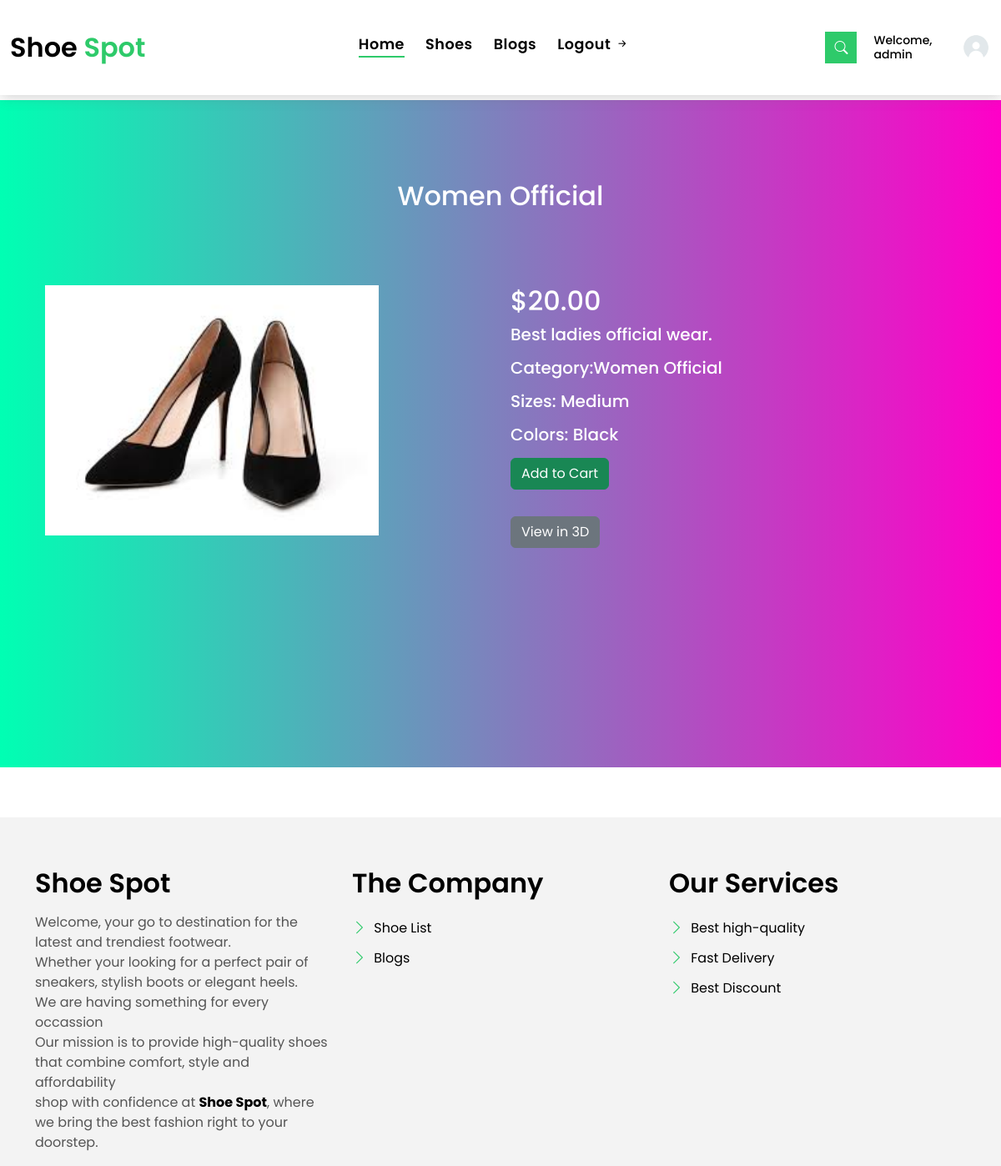
The app's page /shoe/women-official/ (signed in) with its own data.
### accounts/models.py (models this page shows, shortened)
class User(AbstractUser):
    email = models.EmailField(unique=True)
    phone_number = models.CharField(max_length=15,null=True,blank=True)
    REQUIRED_FIELDS = ["email", "phone_number"]
    class Meta:
        db_table = "accounts"

### products/models.py (models this page shows, shortened)
class AbstractBaseModel(models.Model):
    created_at = models.DateTimeField(auto_now_add=True)
    updated_at = models.DateTimeField(auto_now=True)
    class Meta:
        abstract = True

class Shoe(AbstractBaseModel):
    name = models.CharField(max_length=50)
    slug = models.SlugField(max_length=50, editable=False, unique=True, blank=True)
    description = models.TextField()
    price = models.DecimalField(max_digits=10, decimal_places=2)
    category = models.ForeignKey(ShoeCategory, on_delete=models.CASCADE, related_name="shoes")
    is_featured = models.BooleanField(default=False)

class ShoeImage(AbstractBaseModel):
    class AngleChoices(models.TextChoices):
        FRONT = "front", "Front"
        BACK = "back", "Back"
        DETAIL = "detail", "Deatil"
        UNSPECIFIED = "unspecified", "Unspecified"
    shoe_attribute = models.ForeignKey(ShoeAttribute, on_delete=models.CASCADE, related_name="images")
    image = models.ImageField(upload_to="shoe_images/")
    is_primary = models.BooleanField(default=False)
    angle = models.CharField(max_length =50, choices=AngleChoices.choices, default=AngleChoices.UNSPECIFIED)
    class Meta:
        ordering = ["angle"]

class ShoeCategory(AbstractBaseModel):
    name = models.CharField(max_length=50)
    slug = models.SlugField(max_length=50, editable=False, unique=True, blank=True)
    class Meta:
        verbose_name_plural = "Shoe Categories"

class ShoeSize(AbstractBaseModel):
    name = models.CharField(max_length=50)
    slug = models.SlugField(max_length=50, editable=False, unique=True, blank=True)
    class Meta:
        verbose_name_plural = "Shoe Sizes"

class ShoeAttribute(AbstractBaseModel):
    id = models.UUIDField(primary_key=True, default=uuid.uuid4, editable=False)
    size = models.ManyToManyField(ShoeSize, blank=True, related_name="sizes")
    color = models.ForeignKey(ShoeColor, on_delete=models.CASCADE, null=True, blank=True, related_name="color")
    shoe = models.ForeignKey(Shoe, on_delete=models.CASCADE, related_name="attributes")
    stock = models.IntegerField(validators=[MinValueValidator(0)])
    class Meta:
        constraints = [models.UniqueConstraint(fields=["shoe", "color"], name="unique_shoe_attribute")]

class ShoeColor(AbstractBaseModel):
    name = models.CharField(max_length=50)
    slug = models.SlugField(max_length=50, editable=False, unique=True, blank=True)
    class Meta:
        verbose_name_plural = "Shoe Colors"

### products/views.py (the view)
# urls.py: path('shoe/<slug:slug>/', shoe_detail_view, name='shoe-detail'),
@login_required(login_url="login-view")
def shoe_detail_view(request, slug):
    shoe = get_object_or_404(Shoe, slug=slug)
    shoe_attributes = ShoeAttribute.objects.filter(shoe=shoe)
    primary_image = ShoeImage.objects.filter(shoe_attribute__shoe=shoe, is_primary=True).first()
    context = {
        'shoe': shoe,
        'shoe_attributes': shoe_attributes,
        'primary_image': primary_image,
    }
    return render(request, 'products/shoe-detail.html', context)

### templates/products/shoe-detail.html (shortened to what this page needs)
{% extends "main.html" %}
{% load static %}
{% block content%}
<br><br><br><br><br>
<div class="carousel-item-b swiper-slide" style="background-image: linear-gradient(to left, rgba(255,0,200), rgb(0, 255, 179));">
    <div class="card-box-a card-">
          <div class="card-header-a">
            <h2 class="card-title-a">
              <div class="container mt-5">
                <div class="row">
                    <section class="property-grid grid">
                        <div class="container mt-5">
                            <h1 class="text-center  text-white card-title-a" id="container">{{ shoe.name }}</h1><br><br>
                            <div class="row">
                                <div class="col-md-6">
                                    {% if primary_image %}
                                        <img style="width: 400px; height: 300px; margin-left: 0px;" src="{{ primary_image.image.url }}" class="img-fluid" alt="{{ shoe.name }}">
                                    {% else %}
                                        <img style="width: 500px; height: 400px; margin-left:0px;" src="{% static 'images/download.jpg' %}" class="img-fluid" alt="{{ shoe.name }}">
                                    {% endif %}
                                    <br><br>
                                </div>
                                <div class="col-md-6 .card-title-a">
                                    <h2 class="text-white">${{ shoe.price }}</h2>
                                    <p style="font-size:20px">{{ shoe.description }}</p>
                                    <p style="font-size:20px">Category:{{ shoe.category.name }}</p>
                                    <p style="font-size:20px">Sizes:
                                        {% for attr in shoe_attributes %}
                                            {% for size in attr.size.all %}
                                                {{ size.name }}{% if not forloop.parentloop.last or not forloop.last %}, {% endif %}
                                            {% endfor %}
                                        {% endfor %}
                                    </p>
                                    <p style="font-size:20px">Colors:
                       {% for attr in shoe_attributes %}
                                            {{ attr.color.name }}{% if not forloop.last %}, {% endif %} </p>
                                            <form action="{% url 'cart:add-to-cart-view' attr.id%}" method="post">
                                                <input type="submit" class="btn btn-success" value="Add to Cart">
                                            </form>
                                        {% endfor %}             {% comment "" %}<a style="margin-left: 70px;" href="{% url 'cart:add-to-cart' item.shoe_attribute.id %}"class="btn btn-primary">Add to Cart</a>{% endcomment %}
                                    <a href="{% url 'products:shoe-3d-view' shoe.slug %}" class="btn btn-secondary">View in 3D</a><br><br><br>
                                </div>
                            </div>
                        </div>
                </div>
            </div>
          </div>
        </div>
      </div>
</html>
{% endblock %}

### templates/main.html (shortened to what this page needs)
{% load static %}
<!DOCTYPE html>
<html lang="en">
<head>
  <link href="{% static 'assets/vendor/animate.css/animate.min.css' %}" rel="stylesheet">
  <link href="{% static 'assets/vendor/bootstrap/css/bootstrap.min.css' %}" rel="stylesheet">
  <link href="{% static 'assets/vendor/bootstrap-icons/bootstrap-icons.css' %}" rel="stylesheet">
  <link href="{% static 'assets/vendor/swiper/swiper-bundle.min.css' %}" rel="stylesheet">
  <link href="{% static 'assets/css/style.css' %}" rel="stylesheet">
</head>
<body>
    <nav class="navbar navbar-default navbar-trans navbar-expand-lg fixed-top">
      <div class="container">
        <a class="navbar-brand text-brand" href="{% url 'home-view' %}">Shoe<span class="color-b"> Spot</span></a>
        <div class="navbar-collapse collapse justify-content-center" id="navbarDefault">
          <ul class="navbar-nav">
            <li class="nav-item">
              <a class="nav-link active" href="{% url 'home-view' %}">Home</a>
            </li>
            <li class="nav-item">
              <a class="nav-link " href="{% url 'products:shoe-list' %}">Shoes</a>
            </li>
            <li class="nav-item">
              <a class="nav-link " href="{% url 'blog:blog-list'%}">Blogs</a>
            </li>
            <li class="nav-item">
              <a class="nav-link " href="{% url 'logout-view' %}">Logout <i class="bi bi-arrow-right-short"></i></a>
            </li>
          </ul>
        </div>
        <button type="button" class="btn btn-b-n navbar-toggle-box navbar-toggle-box-collapse" data-bs-toggle="collapse" data-bs-target="#navbarTogglerDemo01">
          <i class="bi bi-search"></i>
        </button>
      </div>
      <div style="display: flex; align-items: center;">
        <a href="{% url 'user-profile' %}"><h5 style="font-size: 14px;" class="m-2">Welcome, {{ user.username }}</h5></a>
        <a href="{% url 'user-profile' %}"><img src="{% static 'assets/img/profile_pic.jpg' %}" alt="User Image" style="width: 40px; height: 40px; border-radius: 50%; margin-right: 10px;">
        </a></div>
    </nav>
    {% block content %}{% endblock content %}
    <section class="section-footer">
        <div class="container">
          <div class="row">
            <div class="col-sm-12 col-md-4">
              <div class="widget-a">
                <div class="w-header-a">
                  <h3 class="w-title-a text-brand">Shoe Spot</h3>
                </div>
                <div class="w-body-a">
                  <p class="w-text-a color-text-a">
                  Welcome, your go to destination for the latest and trendiest footwear.<br>
                   Whether your looking for a perfect pair of sneakers, stylish boots or elegant heels.<br>
                   We are having something for every occassion<br>
                   Our mission is to provide high-quality shoes that combine comfort, style and affordability<br>
                   shop with confidence at <a href="{% url 'home-view' %}"><strong>Shoe Spot</strong></a>, where we bring the best fashion right to your doorstep.
                  </p>
                </div>
              </div>
            </div>
            <div class="col-sm-12 col-md-4 section-md-t3">
              <div class="widget-a">
                <div class="w-header-a">
                  <h3 class="w-title-a text-brand">The Company</h3>
                </div>
                <div class="w-body-a">
                  <div class="w-body-a">
                    <ul class="list-unstyled">
                      <li class="item-list-a">
                        <i class="bi bi-chevron-right"></i> <a href="#">Shoe List</a>
                      </li>
                      <li class="item-list-a">
                        <i class="bi bi-chevron-right"></i> <a href="#">Blogs</a>
                      </li>
                    </ul>
                  </div>
                </div>
              </div>
            </div>
            <div class="col-sm-12 col-md-4 section-md-t3">
              <div class="widget-a">
                <div class="w-header-a">
                  <h3 class="w-title-a text-brand">Our Services</h3>
                </div>
                <div class="w-body-a">
                  <ul class="list-unstyled">
                    <li class="item-list-a">
                      <i class="bi bi-chevron-right"></i> <a href="#">Best high-quality</a>
                    </li>
                    <li class="item-list-a">
                      <i class="bi bi-chevron-right"></i> <a href="#">Fast Delivery</a>
                    </li>
                    <li class="item-list-a">
                      <i class="bi bi-chevron-right"></i> <a href="#">Best Discount</a>
                    </li>
                  </ul>
                </div>
              </div>
            </div>
          </div>
        </div>
      </section>
</body>
</html>

### static/assets/css/style.css (style rules this page uses)
body { font-family: "Poppins", sans-serif; color: #555555; }
h1, h2, h3, h4, h5, h6 { color: #000000; }
a { color: #000000; text-decoration: none; transition: all 0.5s ease; }
.text-brand { color: #000000; font-size: 2rem; font-weight: 600; }
.color-b { color: #2eca6a; }
.color-text-a { text-decoration: none; color: #555555; }
.btn { transition: 0.5s ease; }
.btn.btn-b-n { background-color: #2eca6a; color: #ffffff; border-radius: 0; }
.navbar-toggle-box { display: inline-flex; align-items: center; justify-content: center; line-height: 0; padding: 10px; }
.navbar-toggle-box i { line-height: 0; }
.navbar-default { transition: all 0.5s ease-in-out; background-color: #ffffff; padding-top: 28px; padding-bottom: 28px; -webkit-backface-visibility: hidden; backface-visibility: hidden; box-shadow: 1px 2px 15px rgba(100, 100, 100, 0.3); }
.navbar-default.navbar-trans, .navbar-default.navbar-reduce { -webkit-backface-visibility: hidden; backface-visibility: hidden; }
.navbar-default.navbar-trans .nav-item, .navbar-default.navbar-reduce .nav-item { position: relative; padding-right: 10px; padding-bottom: 8px; margin-left: 0; }
@media (min-width: 768px) { .navbar-default.navbar-trans .nav-item, .navbar-default.navbar-reduce .nav-item { margin-left: 15px; } }
.navbar-default.navbar-trans .nav-link, .navbar-default.navbar-reduce .nav-link { font-size: 1.1rem; color: #000000; font-weight: 600; letter-spacing: 0.03em; transition: all 0.1s ease-in-out; position: relative; padding-left: 0; padding-right: 0; }
.navbar-default.navbar-trans .nav-link:before, .navbar-default.navbar-reduce .nav-link:before { content: ""; position: absolute; bottom: 5px; left: 0; width: 100%; height: 2px; z-index: 0; background-color: #2eca6a; transform: scaleX(0); transform-origin: right; transition: transform 0.2s ease-out, opacity 0.2s ease-out 0.3s; }
.navbar-default.navbar-trans .show>.nav-link:before, .navbar-default.navbar-trans .active>.nav-link:before, .navbar-default.navbar-trans .nav-link.show:before, .navbar-default.navbar-trans .nav-link.active:before, .navbar-default.navbar-reduce .show>.nav-link:before, .navbar-default.navbar-reduce .active>.nav-link:before, .navbar-default.navbar-reduce .nav-link.show:before, .navbar-default.navbar-reduce .nav-link.active:before { transform: scaleX(1); }
.navbar-default.navbar-trans .nav-link:before { background-color: #2eca6a; }
.navbar-default.navbar-trans .show>.nav-link, .navbar-default.navbar-trans .active>.nav-link, .navbar-default.navbar-trans .nav-link.show, .navbar-default.navbar-trans .nav-link.active { color: #000000; }
.card-box-a, .card-box-b, .card-box-d { position: relative; overflow: hidden; -webkit-backface-visibility: hidden; backface-visibility: hidden; }
.card-header-a { padding: 0 1rem; }
.card-header-a .card-title-a { color: #ffffff; margin-bottom: 0; padding-bottom: 0.7rem; }
@media (min-width: 768px) { .card-header-a .card-title-a { font-size: 1.3rem; } }
@media (min-width: 992px) { .card-header-a .card-title-a { font-size: 2rem; } }
.card-header-a .card-title-a a { color: #ffffff; text-decoration: none; }
.section-footer { padding-top: 60px; margin-top: 60px; background: #f3f3f3; }
.section-footer ul { line-height: 2; }
.section-footer .item-list-a i { font-size: 18px; padding-right: 4px; color: #2eca6a; }
.section-footer .widget-a .w-title-a { margin-bottom: 1rem; }

### records on screen
User: username "admin"
Shoe: name "Women Official", price "20.00", description "Best ladies official wear.", category.name "Women Official"
ShoeImage: image (picture)
ShoeAttribute: color.name "Black"
ShoeSize: name "Medium"
